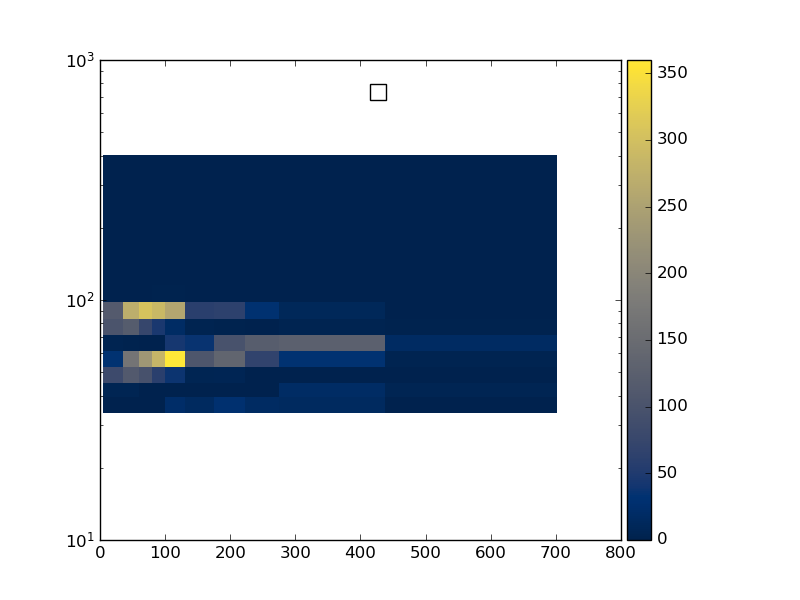

Write the Python code that produced this figure.
#! /usr/bin/env python

# This Python script was auto-generated using YODA v2.0.1.
# Analysis object: /WbWb_dilepton/minimaxmbl_pT_lep1
# Timestamp: 27-02-2025 (11:02:16)

import matplotlib as mpl
import matplotlib.pyplot as plt
mpl.use('Agg') # comment out for interactive use
import os
import numpy as np

plotDir = os.path.split(os.path.realpath(__file__))[0]
if 'YODA_USER_PLOT_PATH' in globals():
    plot_outdir = globals()['YODA_USER_PLOT_PATH']
else:
    plot_outdir = plotDir

#plot style
plt.style.use(os.path.join(plotDir, '../default.mplstyle'))

plt.rcParams['text.usetex'] = False
plt.style.use(['classic'])
plt.rc('font', family='DejaVu Sans')
# plot metadata
figW, figH = plt.rcParams['figure.figsize']
ax_xLabel = r''
ax_yLabel = r''
ax_zLabel = r''
ax_title  = r''
ax_xScale = 'linear'
ax_yScale = 'log'
ax_zScale = 'linear'
yLims = (10, 100)

# TeX-friendly labels for the legend
labels = [ r"S3beta\_Cluster\_WbWb\_dilepton\_170", r"S3beta\_Cluster\_WbWb\_dilepton\_160", r"S3beta\_Cluster\_WbWb\_dilepton\_165", r"S3beta\_Cluster\_WbWb\_dilepton\_175", r"S3beta\_Cluster\_WbWb\_dilepton\_180" ]

# Adjust canvas width and height
canvasW = 10
canvasH = 10
figW *= canvasW/10.
figH *= canvasH/9.

# Create figure and axis objects
fig, ax = plt.subplots(1, 1)

# Set figure margins
plt.subplots_adjust(
    left   = 1.0 * plt.rcParams['figure.subplot.left'],
    right  = 1.0 * plt.rcParams['figure.subplot.right'],
    top    = 1.0 * plt.rcParams['figure.subplot.top'],
    bottom = 1.0 * plt.rcParams['figure.subplot.bottom'])

ax.yaxis.set_minor_locator(mpl.ticker.LogLocator(
base=10.0, subs=[i for i in np.arange(0, 1, 0.1)], numticks=np.inf))

# Color map: curve index -> color
colors = {0: '#EE3311', 1: '#3366FF', 2: '#109618', 3: '#FF9900', 4: '#990099'}


# the numerical data is stored in a separate file
dataf = dict()
exec(open(os.path.split(__file__)[0] + '/minimaxmbl_pT_lep1__data.py').read(), dataf)

legend_handles = dict() # keep track of handles for the legend
# reference data in main panel
cmap = 'cividis'
xbin_cent = np.unique(dataf['xpoints'])
ybin_cent = np.unique(dataf['ypoints'])
X, Y = np.meshgrid(xbin_cent, ybin_cent)
Z = np.array(dataf['zpoints']).reshape(X.shape[::-1])
pc = ax.pcolormesh(X, Y, Z.T, cmap=cmap, shading='auto')
cbar = fig.colorbar(pc, orientation='vertical', ax=ax, pad=0.01)
cbar.set_label(ax_zLabel)
# style options for curves
# starts at zorder>=5 to draw curve on top of legend

legend_pos = (0.5, 0.97)
ax.legend(legend_handles, labels, loc='upper left', bbox_to_anchor=legend_pos)

ax.set_xlabel(ax_xLabel)
ax.set_ylabel(ax_yLabel, loc='top')
ax.set_title(ax_title, loc='left')
ax.set_xscale(ax_xScale)
ax.set_yscale(ax_yScale)

# tick formatting
plt.rcParams['xtick.top'] = True
plt.rcParams['ytick.right'] = True
plt.savefig(os.path.join(plot_outdir, 'minimaxmbl_pT_lep1.pdf'), format='PDF')
plt.savefig(os.path.join(plot_outdir, 'minimaxmbl_pT_lep1.png'), format='PNG')

plt.close(fig)
